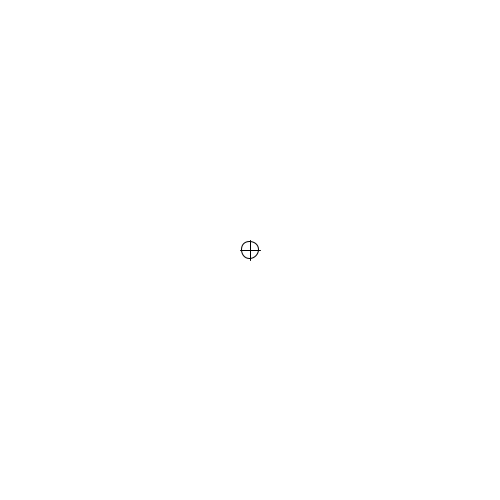
Frame 1 (no input)
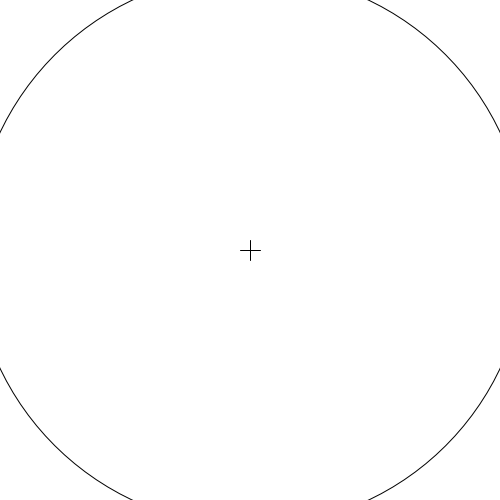
Frame 60 (the mouse pressed at the canvas centre just before this capture)
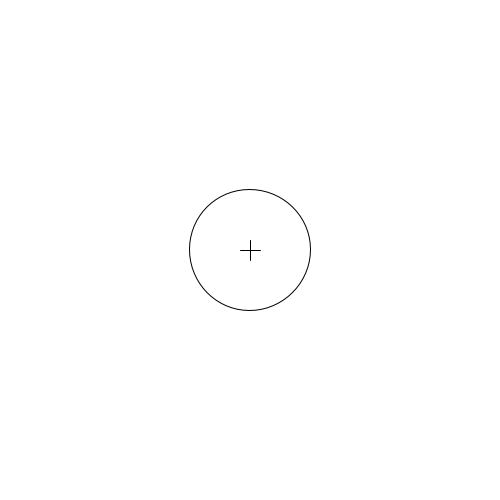
Frame 120 (the mouse held since frame 60 and released just before this capture)

The Processing sketch that drew these frames (run headless with seeded random() and noise(); from frame 60 on, the mouse is pressed at the canvas centre):

// Processing sketch: easing
// ── easing.pde
float centerX, centerY;
float radius = 0;
float ease = 0.025;

void setup() {
  size(500, 500);
  centerX = width / 2;
  centerY = height / 2;
}
void draw() {
  background(255);
  
  float distance = dist(mouseX, mouseY, centerX, centerY);
  float difference = distance - radius;
  radius += difference * ease;
  
  // draw circle
  ellipse(centerX, centerY, radius * 2, radius * 2);
  
  
  line(centerX, centerY-10, centerX, centerY +10);
  line(centerX - 10, centerY, centerX + 10, centerY);
}
